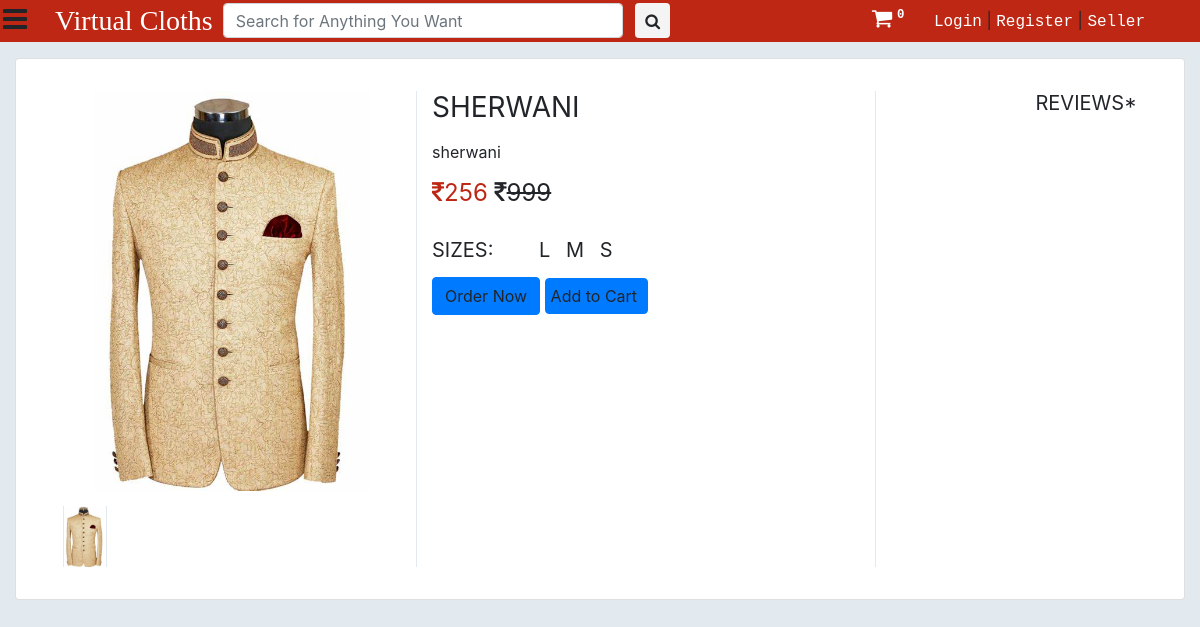
Screenshot of /product/49 with the database file from the repository.
### saler/models.py (models this page shows, shortened)
class Product(models.Model):
	GST_CHOICES = (("0",'0'),("3",'3'),("5",'5'),("12",'12'),("18",'18'),("28",'28'))
	product_id = models.BigAutoField(primary_key=True)
	product_id2 = models.CharField(max_length=100,default='')
	shop = models.ForeignKey(User, on_delete=models.CASCADE,default='')
	product_name = models.CharField(max_length=100)
	category = models.ForeignKey(category, default="", verbose_name="Category", on_delete=models.SET_DEFAULT, null=True)
	subcategory = models.CharField(max_length=50, default="")
	price = models.IntegerField(default=0)
	price_not = models.IntegerField(default=999)
	desc = models.TextField()
	gst = models.CharField(default='0',max_length=3,choices=GST_CHOICES)
	pub_date = models.DateField(auto_now=True)
	image1 = models.ImageField(upload_to='products/images', default="",null=True)
	image2 = models.ImageField(upload_to='products/images', default="",null=True,blank=True)
	image3 = models.ImageField(upload_to='products/images', default="",null=True,blank=True)
	image4 = models.ImageField(upload_to='products/images', default="",null=True,blank=True)
	image5 = models.ImageField(upload_to='products/images', default="",null=True,blank=True)

class ProductSize(models.Model):
	product = models.ForeignKey(Product,on_delete=models.CASCADE)
	size = models.CharField(max_length=20)
	quantity = models.IntegerField(default=0, null=True)

### main/views.py (the view)
# urls.py: path("product/<int:prod_id>", views.productView, name="ProductView"),
def productView(request, prod_id):
	if request.method == 'POST' and request.user.is_authenticated:
		prod = Product.objects.filter(product_id = prod_id).first()
		review = request.POST.get('review')
		ProductReview(user=request.user,product=prod,review=review).save()
		return redirect(f"/product/{prod_id}")
	prod = Product.objects.filter(product_id = prod_id).first()
	params = {
		'product':prod,
		'product_review': ProductReview.objects.filter(product = prod),
		'sizes':[item for item in ProductSize.objects.filter(product=Product.objects.filter(product_id = prod_id)[0])],
		'cart_element_no' : len([p for p in Cart.objects.all() if p.user == request.user]),
		'category':category.objects.all(),
	}
	return render(request, 'main/single.html', params)

### main/templatetags/app_tags.py (called while the page is built)
@register.filter(name='split')
def split(str, key):
    return str.split(key)

### saler/models.py (called while the page is built)
	def __str__(self):
		return f'{self.name}'

### main/templates/main/single.html (shortened to what this page needs)
{% extends 'main/base.html' %}
{% block main_body %}
{% load static %}
	<div class="container-fluid mt-3">
		<div class="card mt-0">
			<div class="container-fluid">
				<div class="wrapper row">
					<div class="preview col-md-4" style="">
						<div id="gallery">
							<div class="preview-pic tab-content">
							  <div class="tab-pane active" style="height: 400px; width: auto; display: flex;"><img src="{{product.image1.url}}"  alt="" id="main-img" style="max-height: 100%; max-width:100%; width: auto; margin: auto" /></div>
							</div>
							<ul class="preview-thumbnail nav nav-tabs">
							  <li class="active"><img src="{{product.image1.url}}" /></li>
							</ul>
						</div>
					</div>
					<div class="details col-md-5" style="border-left: solid 1px #e2eaef; border-right: solid 1px #e2eaef;">
						<h3 class="product-title">{{product.product_name}}</h3>
						<p class="product-description">{{product.desc}}</p>
						<h4 class="price"><p><span class="item_price"><span><i class="fa fa-inr"
											aria-hidden="true"></i></span>{{product.price}}</span> <del><i class="fa fa-inr"
											aria-hidden="true"></i>{{product.price_not}}</del></p></h4>
            {% if sizes %}
						<h5 class="sizes">sizes:
              {% for me in sizes %}
							<span class="size" data-toggle="tooltip" title="small">{{me.size}}</span>
							{% endfor %}
						</h5>
						<div class="action">
              <div>
                    <a p_id="{{product.product_id}}" class="btn btn-primary oprbtn" id="ord{{product.product_id}}">Order Now</a>
                        <a p_id="{{product.product_id}}" class="btn btn-primary oprbtn"  style="padding: 5px 10px 5px 5px;" id="atc{{product.product_id}}">Add to Cart</a>
                  </div>
            </div>
            {% endif %}
					</div>
          <div class="col-md-3">
            <div class="float-right w-100">
              <h5 class="product-title float-right">Reviews*</h2>
              <div style="height: 400px; overflow-y: scroll;">
              </div>
            </div>
          </div>
				</div>
			</div>
		</div>
  </div>
{% endblock main_body %}

### main/static/main/css/style.css (style rules this page uses)
body a { text-decoration:none; transition:0.5s all; -webkit-transition:0.5s all; -moz-transition:0.5s all; -o-transition:0.5s all; -ms-transition:0.5s all; }
.active { left: 0; }

### main/templates/main/single.html (style rules this page uses)
body { background-color: #e2eaef; overflow-x: hidden; }
.tab-pane { width: 450px; height: auto; }
li img { border-left: solid 1px #e2eaef; border-right: solid 1px #e2eaef; }
.preview { display: -webkit-box; display: -webkit-flex; display: -ms-flexbox; display: flex; -webkit-box-orient: vertical; -webkit-box-direction: normal; -webkit-flex-direction: column; -ms-flex-direction: column; flex-direction: column; }
.preview-pic { -webkit-box-flex: 1; -webkit-flex-grow: 1; -ms-flex-positive: 1; flex-grow: 1; }
.preview-thumbnail.nav-tabs { border: none; margin-top: 15px; }
.preview-thumbnail.nav-tabs li { width: 13%; margin-right: 2.5%; }
.preview-thumbnail.nav-tabs li img { max-width: 100%; display: block; }
.preview-thumbnail.nav-tabs li:last-of-type { margin-right: 0; }
.tab-content { overflow: hidden; }
.tab-content img { width: 100%; -webkit-animation-name: opacity; animation-name: opacity; -webkit-animation-duration: .3s; animation-duration: .3s; }
.card { margin-top: 10px; background: #fff; padding: 2em; line-height: 1.5em; }
@media screen and (min-width: 997px) { .wrapper { display: -webkit-box; display: -webkit-flex; display: -ms-flexbox; display: flex; } }
.details { display: -webkit-box; display: -webkit-flex; display: -ms-flexbox; display: flex; -webkit-box-orient: vertical; -webkit-box-direction: normal; -webkit-flex-direction: column; -ms-flex-direction: column; flex-direction: column; }
.product-title, .price, .sizes, .colors { text-transform: UPPERCASE; font-weight: normal; }
.checked, .price span { color: #be2714; }
.product-title, .rating, .product-description, .price, .vote, .sizes { margin-bottom: 15px; }
.product-title { margin-top: 0; }
.size { margin-right: 10px; }
.size:first-of-type { margin-left: 40px; }
#gallery li { display: inline; margin-right: 3px; }
#gallery #main-img { background: url(https://cdn.pixabay.com/photo/2015/04/23/22/00/tree-736885__340.jpg) no-repeat 0 0; }

### rows the page displays
Product: image1 (picture), product_name "SHERWANI", desc "sherwani", price "256", price_not "999"
ProductSize: size "L"
ProductSize: size "M"
ProductSize: size "S"

### other values shown
{{ cart_element_no }} "0"
